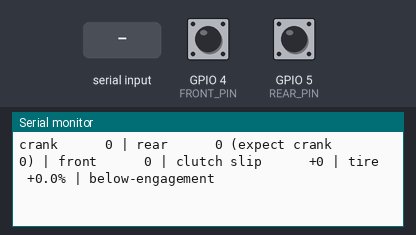
A sketch run on a simulated ESP32-S3. Shown: the last lines printed to the serial monitor. Inputs (shaded band) come from the test bench; at power-on: GPIO 4 (FRONT_PIN) HIGH, GPIO 5 (REAR_PIN) HIGH.

Above: at 1.7 s.
1.8 s: "90,45\n" received over Serial
At 2.01 s:
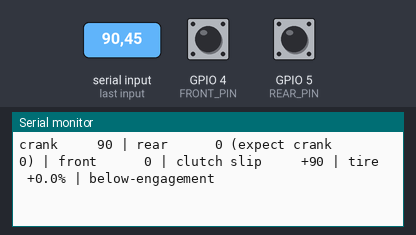
3.8 s: "200\n" received over Serial
At 4.09 s:
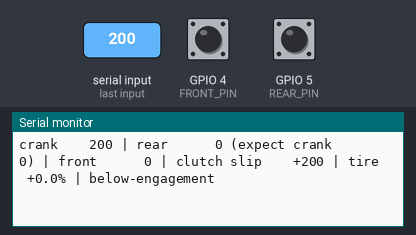
5.9 s: GPIO 4 (FRONT_PIN) pulsed LOW 2 times (0.12 s each, 0.3 s apart)
At 6.43 s:
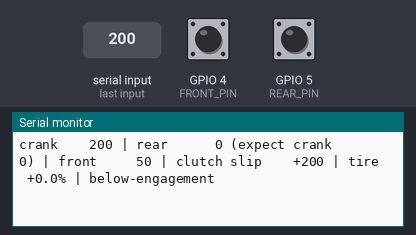
8.0 s: GPIO 5 (REAR_PIN) pulsed LOW 2 times (0.12 s each, 0.3 s apart)
At 8.51 s:
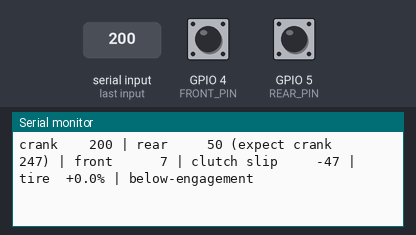
10.1 s: "30,150\n" received over Serial
At 10.33 s:
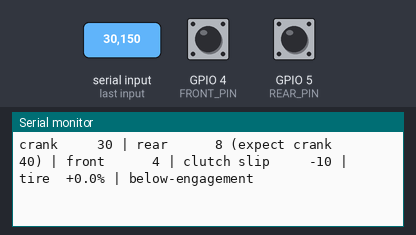
11.9 s: "0\n" received over Serial
At 12.15 s:
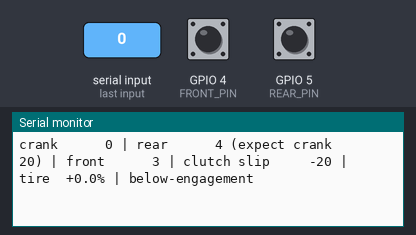
Timing chart, 0 to 14.7 s (numbered marks = the images above; inputs shaded):
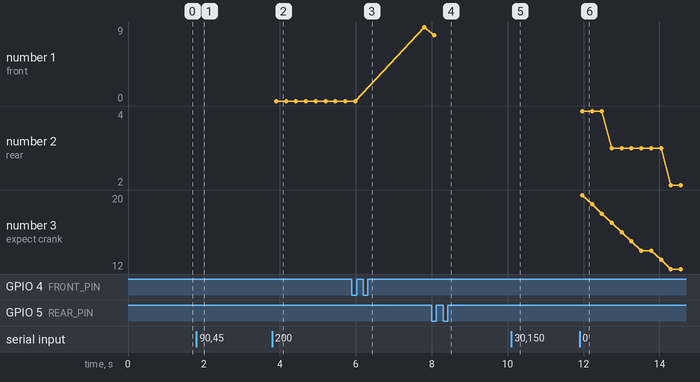

Measured:
- after the input at 1.8 s, the serial monitor: prints a new line at once (image 1)
- after the input at 3.8 s, the serial monitor: prints a new line after 0.10 s (image 2)
- after the input at 5.9 s, the serial monitor: prints a new line after 0.34 s (image 3)
- after the input at 8.0 s, the serial monitor: prints a new line after 0.32 s (image 4)
- after the input at 10.1 s, the serial monitor: prints a new line at once (image 5)
- after the input at 11.9 s, the serial monitor: prints a new line after 0.06 s (image 6)
- plotted number 1: 0 → 9 after the input at 5.9 s

The sketch:

slip-cut-test.ino
```cpp
// Regen slip-cut bench test — runs the Driveline logic on real hardware.
//
// Two modes, both in this one sketch:
//
//   1. BOOT SELF-TEST (no hardware needed). Runs the sign-convention and
//      fail-closed scenarios and prints PASS/FAIL. Flash this to a bare board
//      with nothing attached and it still tells you the logic is sound.
//
//   2. LIVE MODE. Reads the two wheel Hall pickups and lets you type a crank
//      RPM over serial to stand in for the VESC until the UART link exists.
//      Spin a magnet-equipped wheel by hand, type a crank speed, and watch the
//      verdict change. This is how the thresholds get sanity-checked before
//      any current flows.
//
// Wiring (per the A3144 rules — power at 5 V, pull up to 3.3 V):
//   A3144 pin 1 (VCC) -> 5 V        A3144 pin 2 (GND) -> GND
//   FRONT sensor OUT  -> GPIO 4     10 k from GPIO 4  -> 3V3
//   REAR  sensor OUT  -> GPIO 5     10 k from GPIO 5  -> 3V3
// The A3144 is open-collector: the external pull-up to 3V3 is what keeps the
// swing at 0-3.3 V. Do NOT use a KY-003 breakout at 5 V — its onboard pull-up
// goes to its own VCC and would put 5 V on a GPIO.
//
// Build (Driveline.h lives outside the sketch folder, so pass it explicitly):
//   arduino-cli compile --fqbn esp32:esp32:esp32s3 \
//     --library firmware/libraries/Driveline firmware/slip-cut-test
//
// Serial: 115200. Type a number to set the simulated crank RPM; "t" re-runs
// the self-test.

#include <Driveline.h>

using namespace driveline;

const int FRONT_PIN = 4;
const int REAR_PIN = 5;

PulseTach frontTach(WHEEL_MAGNETS);
PulseTach rearTach(WHEEL_MAGNETS);
SlipMonitor slip;

void IRAM_ATTR onFront() { frontTach.onPulse(micros()); }
void IRAM_ATTR onRear() { rearTach.onPulse(micros()); }

float simCrankRpm = 0.0f;

// --- boot self-test --------------------------------------------------------
// Mirrors the desktop test's critical cases. Kept short deliberately: this is
// the subset where being wrong is expensive, not the full suite.

static int selfTestFailures = 0;

static void expect(bool ok, const char* what) {
  Serial.printf("  %s  %s\n", ok ? "ok  " : "FAIL", what);
  if (!ok) selfTestFailures++;
}

static float rearForCrank(float crank) { return crank / FINAL_DRIVE; }

static void runSelfTest() {
  selfTestFailures = 0;
  Serial.println("\n=== Driveline self-test ===");

  expect(fabsf(crankRpmFromErpm(16000.0f) - 16000.0f) < 0.01f,
         "16000 ERPM -> 16000 crank rpm (2-pole motor = 1 pole pair)");

  SlipMonitor s;
  SlipInputs in;
  in.rear_valid = in.front_valid = true;
  in.rear_wheel_rpm = rearForCrank(12000.0f);
  in.front_wheel_rpm = in.rear_wheel_rpm;

  // Crank leading = engine driving = normal.
  in.crank_rpm = 14000.0f;
  uint32_t t = 10000;
  RegenVerdict v = s.update(t, in);
  for (int i = 0; i < 20 && v != RegenVerdict::Allow; ++i) { t += 50; v = s.update(t, in); }
  expect(v == RegenVerdict::Allow, "crank LEADING is not a cut");

  // Crank lagging = clutch slipping under regen = the mandated cut.
  in.crank_rpm = 10000.0f;
  expect(s.update(t + 10, in) == RegenVerdict::CutClutchSlip, "crank LAGGING cuts regen");

  // Recovery is not instant.
  in.crank_rpm = 12000.0f;
  expect(s.update(t + 20, in) == RegenVerdict::CutCooldown, "does not re-allow immediately");

  // Fail closed on a dead tach at speed.
  SlipMonitor f;
  SlipInputs g;
  g.crank_rpm = 12000.0f;
  g.rear_wheel_rpm = rearForCrank(12000.0f);
  g.front_wheel_rpm = g.rear_wheel_rpm;
  g.rear_valid = false; g.front_valid = true;
  expect(f.update(10000, g) == RegenVerdict::CutNoData, "dead tach at speed = CUT");

  Serial.printf("=== %s ===\n\n", selfTestFailures == 0 ? "PASS" : "FAIL");
}

// --- setup / loop ----------------------------------------------------------

void setup() {
  Serial.begin(115200);
  delay(500);

  pinMode(FRONT_PIN, INPUT);   // external 10 k pull-up to 3.3 V
  pinMode(REAR_PIN, INPUT);
  attachInterrupt(FRONT_PIN, onFront, FALLING);   // A3144 pulls low on detect
  attachInterrupt(REAR_PIN, onRear, FALLING);

  runSelfTest();

  Serial.println("Live mode. Type a crank RPM (e.g. 12000) then Enter; 't' re-runs self-test.");
  Serial.printf("Config: final drive %.2f, engagement %.0f rpm, %u magnets/wheel\n",
                FINAL_DRIVE, slip.config().engagement_rpm, (unsigned)WHEEL_MAGNETS);
}

void loop() {
  // Serial input: a number sets the simulated crank speed, 't' re-tests.
  static String buf;
  while (Serial.available()) {
    char c = Serial.read();
    if (c == '\n' || c == '\r') {
      buf.trim();
      if (buf == "t") runSelfTest();
      else if (buf.length()) simCrankRpm = buf.toFloat();
      buf = "";
    } else if (buf.length() < 12) {
      buf += c;
    }
  }

  uint32_t us = micros();
  SlipInputs in;
  in.crank_rpm = simCrankRpm;              // replace with crankRpmFromErpm(vesc.erpm)
  in.front_wheel_rpm = frontTach.rpm(us);
  in.rear_wheel_rpm = rearTach.rpm(us);
  in.front_valid = frontTach.valid(us);
  in.rear_valid = rearTach.valid(us);

  RegenVerdict v = slip.update(millis(), in);

  static uint32_t last = 0;
  if (millis() - last > 250) {
    last = millis();
    Serial.printf("crank %6.0f | rear %6.0f (expect crank %6.0f) | front %6.0f | "
                  "clutch slip %+7.0f | tire %+5.1f%% | %s\n",
                  in.crank_rpm, in.rear_wheel_rpm, slip.expectedCrankRpm(),
                  in.front_wheel_rpm, slip.clutchSlipRpm(),
                  slip.tireSlipRatio() * 100.0f, verdictName(v));
  }
  delay(10);
}
```
